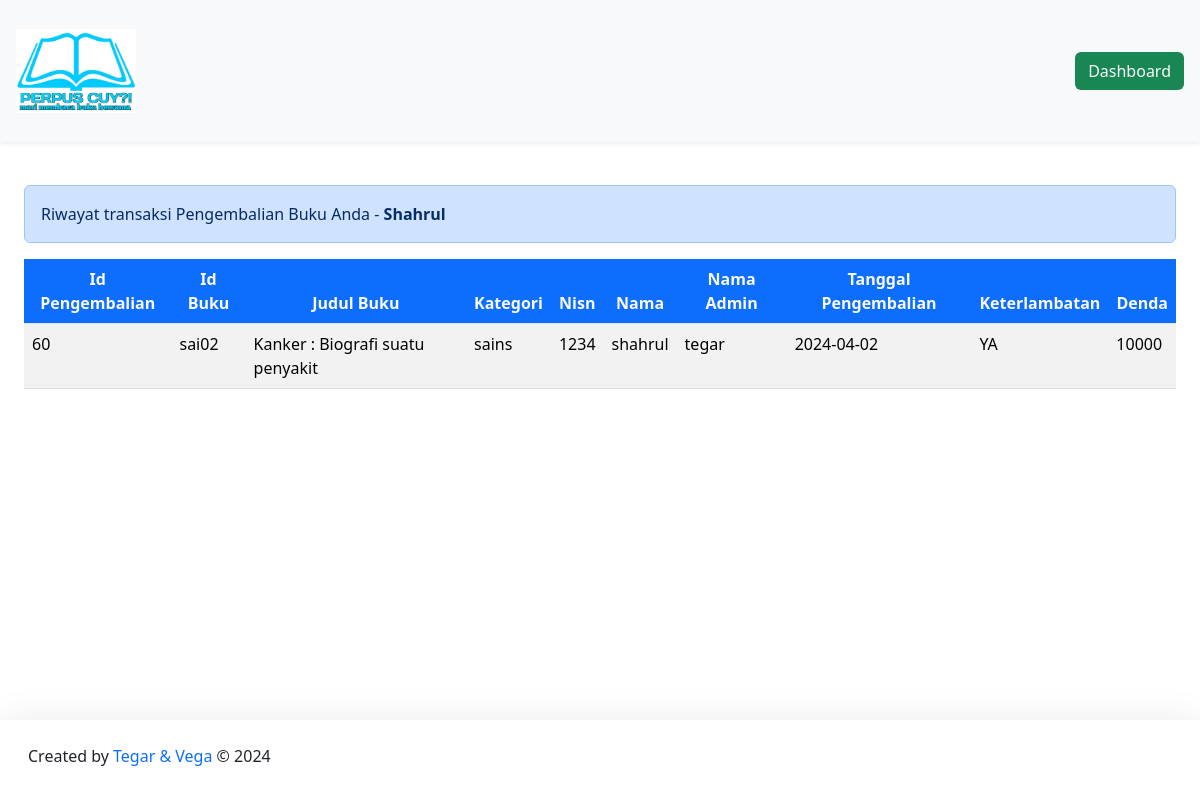
Before: /DashboardMember/formPeminjaman/TransaksiPengembalian.php (signed in) with the older database file.
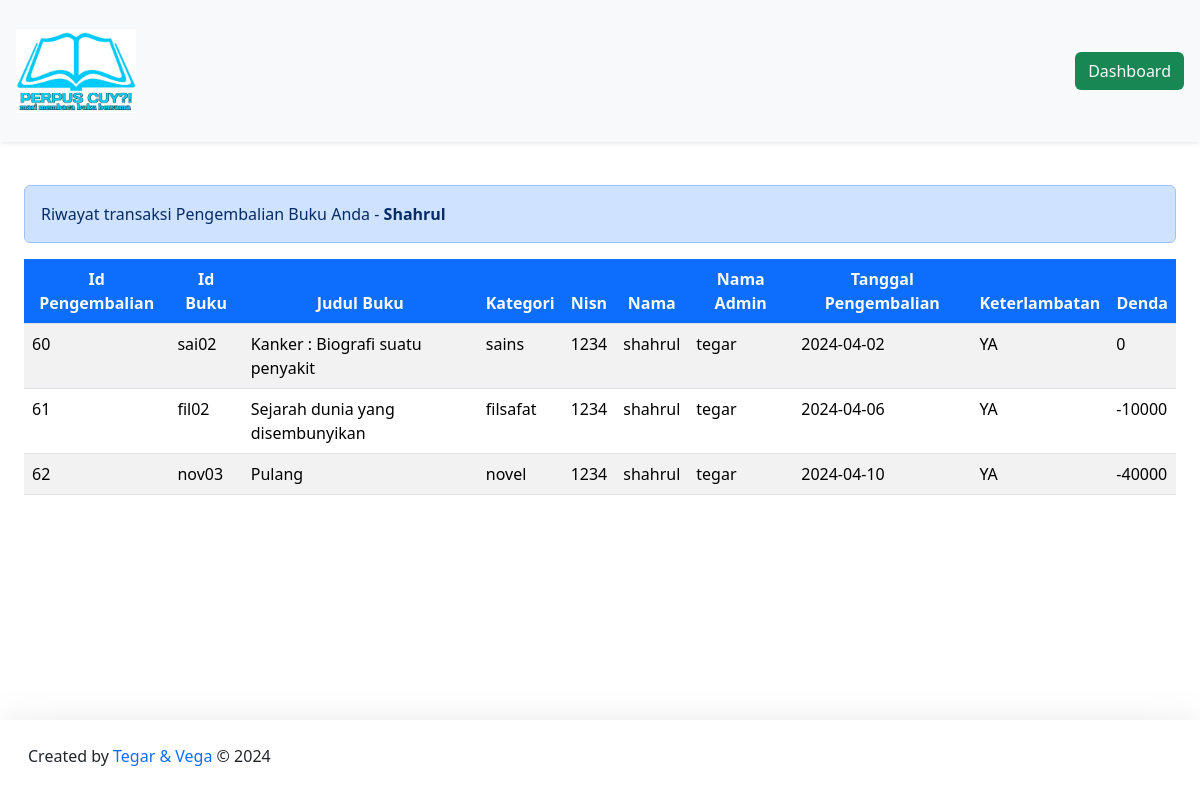
After: the same page with the newer database file.
### tables this page shows
CREATE TABLE `pengembalian` (
  `id_pengembalian` int(11) NOT NULL,
  `id_peminjaman` int(11) NOT NULL,
  `id_buku` varchar(20) NOT NULL,
  `nisn` int(11) NOT NULL,
  `id_admin` int(11) NOT NULL,
  `buku_kembali` date NOT NULL,
  `keterlambatan` enum('YA','TIDAK') NOT NULL,
  `denda` int(15) NOT NULL
);

CREATE TABLE `buku` (
  `cover` varchar(255) NOT NULL,
  `id_buku` varchar(20) NOT NULL,
  `kategori` varchar(255) NOT NULL,
  `judul` varchar(255) NOT NULL,
  `pengarang` varchar(255) NOT NULL,
  `penerbit` varchar(255) NOT NULL,
  `tahun_terbit` date NOT NULL,
  `jumlah_halaman` int(11) NOT NULL,
  `buku_deskripsi` text NOT NULL
);

CREATE TABLE `member` (
  `nisn` int(11) NOT NULL,
  `kode_member` varchar(12) NOT NULL,
  `nama` varchar(255) NOT NULL,
  `password` varchar(255) NOT NULL,
  `jenis_kelamin` varchar(20) NOT NULL,
  `kelas` varchar(5) NOT NULL,
  `jurusan` varchar(50) NOT NULL,
  `no_tlp` varchar(15) NOT NULL,
  `tgl_pendaftaran` date NOT NULL
);

### config/config.php (called while the page is built, shortened)
<?php
$host = "127.0.0.1";
$username = "root";
$password = "";
$database_name = "perpustakaan";
$connection = mysqli_connect($host, $username, $password, $database_name);
function queryReadData($dataKategori) {
  global $connection;
  $result = mysqli_query($connection, $dataKategori);
  $items = [];
  while($item = mysqli_fetch_assoc($result)) {
    $items[] = $item;
  }
  return $items;
}
?>

### DashboardMember/formPeminjaman/TransaksiPengembalian.php (the view, shortened to what this page needs)
<?php
require "../../config/config.php";
$akunMember = $_SESSION["member"]["nisn"];
$dataPengembalian = queryReadData("SELECT pengembalian.id_pengembalian, pengembalian.id_buku, buku.judul, buku.kategori, pengembalian.nisn, member.nama, admin.nama_admin, pengembalian.buku_kembali, pengembalian.keterlambatan, pengembalian.denda
FROM pengembalian
INNER JOIN buku ON pengembalian.id_buku = buku.id_buku
INNER JOIN member ON pengembalian.nisn = member.nisn
INNER JOIN admin ON pengembalian.id_admin = admin.id
WHERE pengembalian.nisn = $akunMember");
?>
<!DOCTYPE html>
<html lang="en">
  <head>
    <link href="https://cdn.jsdelivr.net/npm/bootstrap@5.3.2/dist/css/bootstrap.min.css" rel="stylesheet">
  </head>
  <body>
    <nav class="navbar fixed-top bg-body-tertiary shadow-sm">
      <div class="container-fluid p-3">
        <a class="navbar-brand" href="#">
          <img src="../../assets/buku.jpg" alt="logo" width="120px">
        </a>
        <a class="btn btn-tertiary bg-success text-light" href="../dashboardMember.php">Dashboard</a>
      </div>
    </nav>
    <div class="p-4 mt-5">
      <div class="mt-5 alert alert-primary" role="alert">Riwayat transaksi Pengembalian Buku Anda - <span class="fw-bold text-capitalize"><?php echo htmlentities($_SESSION["member"]["nama"]); ?></span></div>
    <div class="table-responsive mt-3">
    <table class="table table-striped table-hover">
      <thead class="text-center">
      <tr>
        <th class="bg-primary text-light">Id Pengembalian</th>
        <th class="bg-primary text-light">Id Buku</th>
        <th class="bg-primary text-light">Judul Buku</th>
        <th class="bg-primary text-light">Kategori</th>
        <th class="bg-primary text-light">Nisn</th>
        <th class="bg-primary text-light">Nama</th>
        <th class="bg-primary text-light">Nama Admin</th>
        <th class="bg-primary text-light">Tanggal Pengembalian</th>
        <th class="bg-primary text-light">Keterlambatan</th>
        <th class="bg-primary text-light">Denda</th>
      </tr>
      </thead>
        <?php foreach ($dataPengembalian as $item) : ?>
      <tr>
        <td><?= $item["id_pengembalian"]; ?></td>
        <td><?= $item["id_buku"]; ?></td>
        <td><?= $item["judul"]; ?></td>
        <td><?= $item["kategori"]; ?></td>
        <td><?= $item["nisn"]; ?></td>
        <td><?= $item["nama"]; ?></td>
        <td><?= $item["nama_admin"]; ?></td>
        <td><?= $item["buku_kembali"]; ?></td>
        <td><?= $item["keterlambatan"]; ?></td>
        <td><?= $item["denda"]; ?></td>
      </tr>
        <?php endforeach; ?>
    </table>
    </div>
    </div>
    <footer class="fixed-bottom shadow-lg bg-subtle p-3">
      <div class="container-fluid d-flex justify-content-between">
      <p class="mt-2">Created by <span class="text-primary"> Tegar & Vega</span> © 2024</p>
      </div>
  </footer>
  </body>
</html>

Changed rows visible on the page:
changed pengembalian "sai02": denda "10000" → "0"
added pengembalian: id_pengembalian "61", id_buku "fil02", id_buku.judul "Sejarah dunia yang disembunyikan", id_buku.kategori "filsafat", nisn "1234", nisn.nama "shahrul", id_admin.nama_admin "tegar", buku_kembali "2024-04-06", keterlambatan "YA", denda "-10000"
added pengembalian: id_pengembalian "62", id_buku "nov03", id_buku.judul "Pulang", id_buku.kategori "novel", nisn "1234", nisn.nama "shahrul", id_admin.nama_admin "tegar", buku_kembali "2024-04-10", keterlambatan "YA", denda "-40000"
